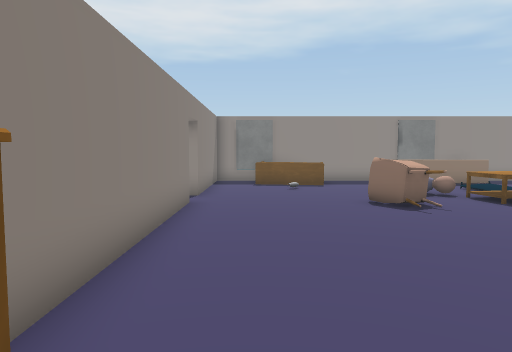
View 1 (above)

24 first-person views from a walk through a Unity game level. The camera is 1.4 m above the floor, tilts 4° down and sees 70° across. Doors are open. The floor is counted in squares, 1 m on a side. Each view is taken from the middle of a square. On the plan, view 1 faces up. The plan holds only what a view shows up to about 16 squares ahead; the rest is blank. The place goes on beyond the plan. The player character is not drawn. Some animated figures are not drawn. Some surface patterns are stand-ins.

View 2
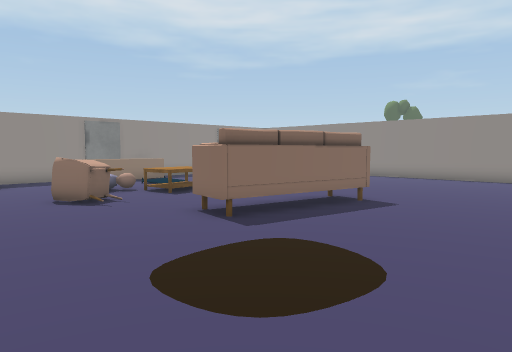

View 3
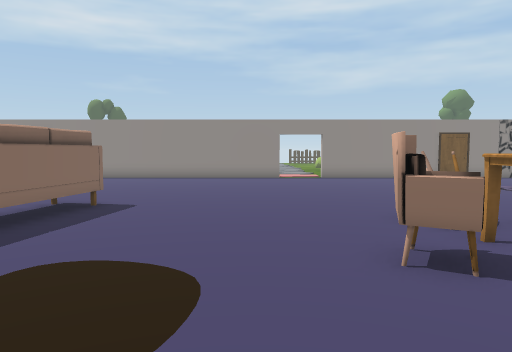

View 4
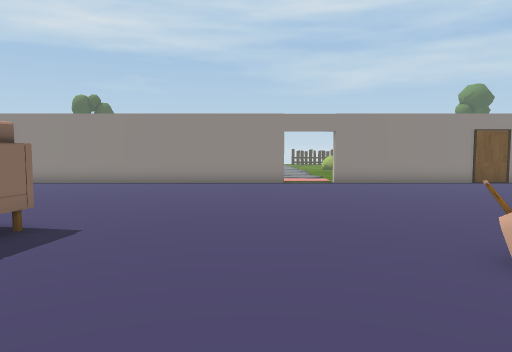

View 5
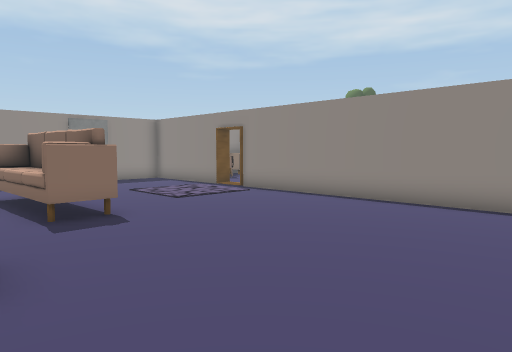

View 6
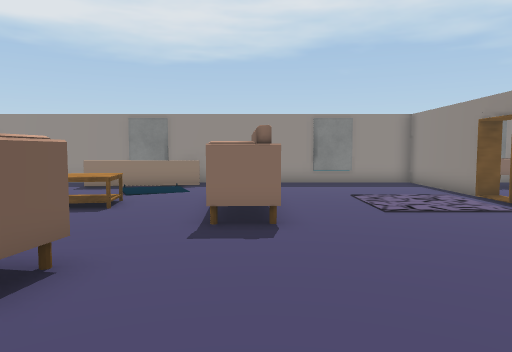

View 7
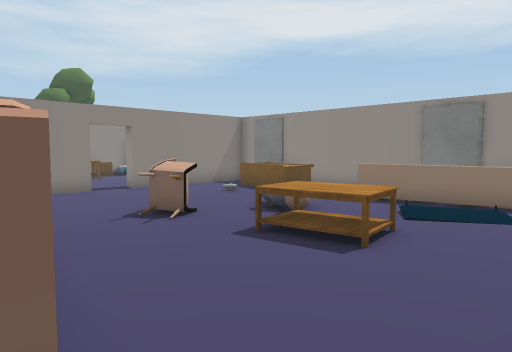

View 8
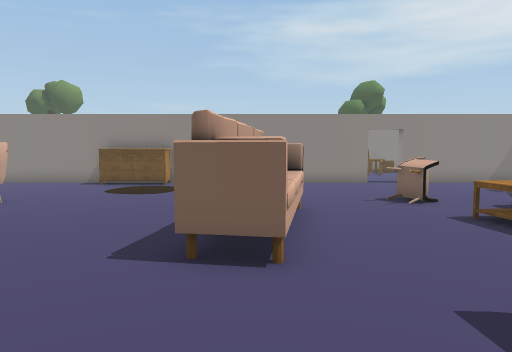

View 9
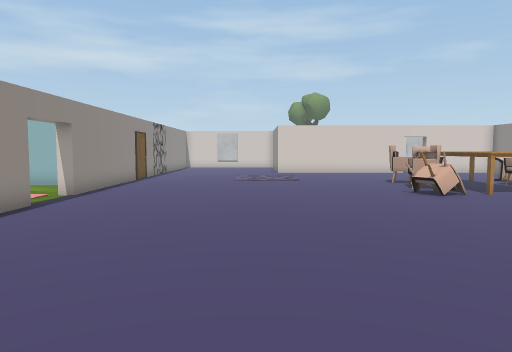

View 10
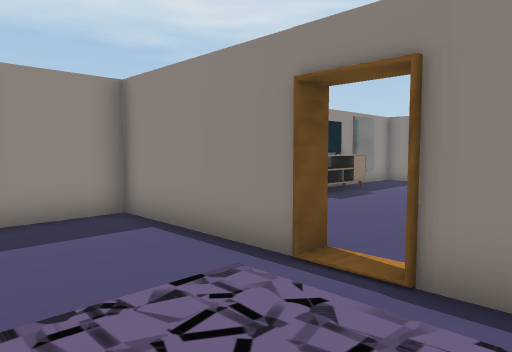

View 11
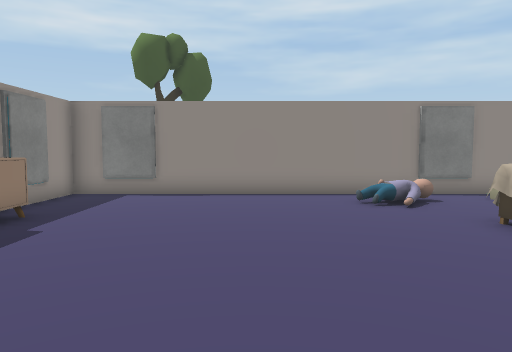

View 12
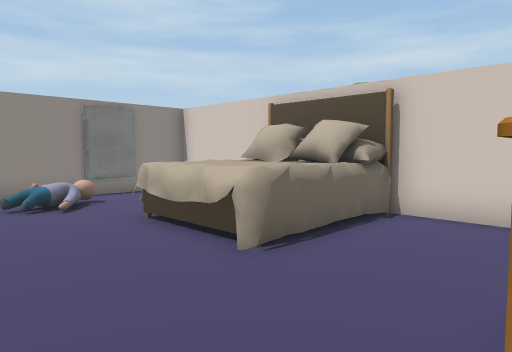

View 13
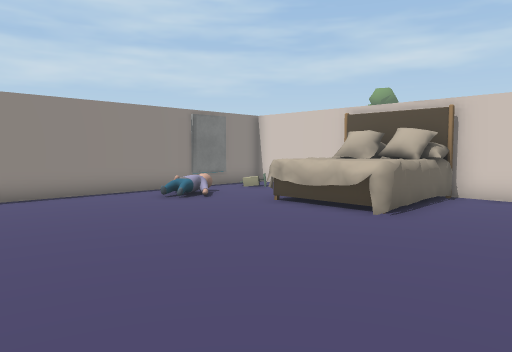

View 14
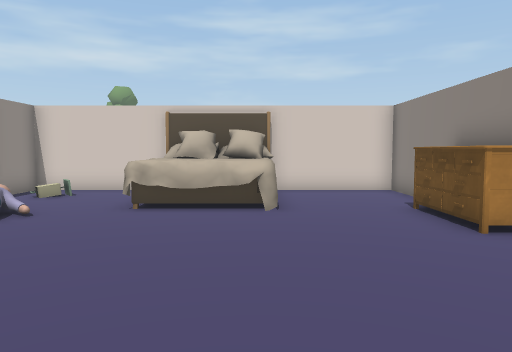

View 15
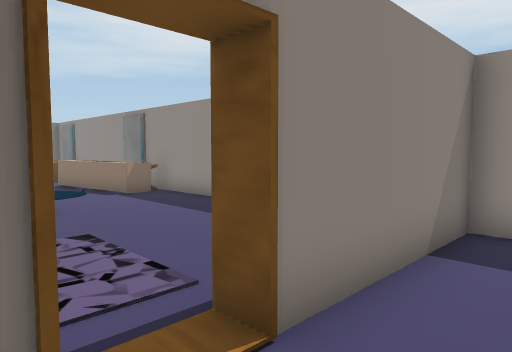

View 16
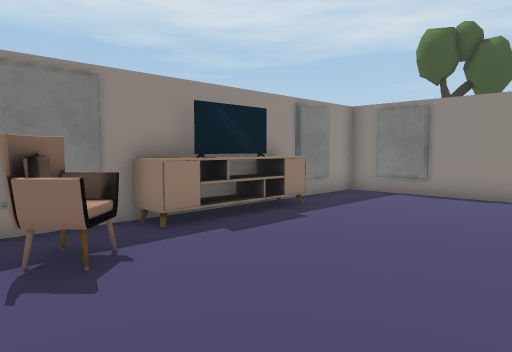

View 17
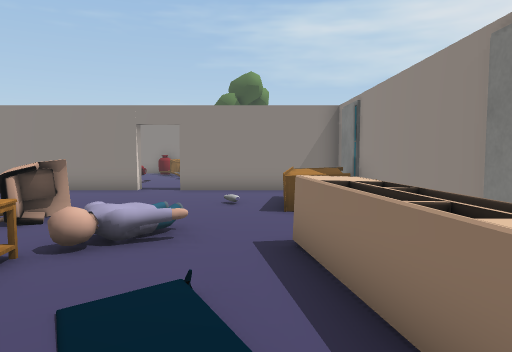

View 18
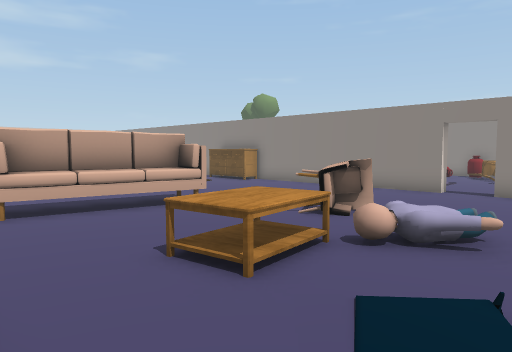

View 19
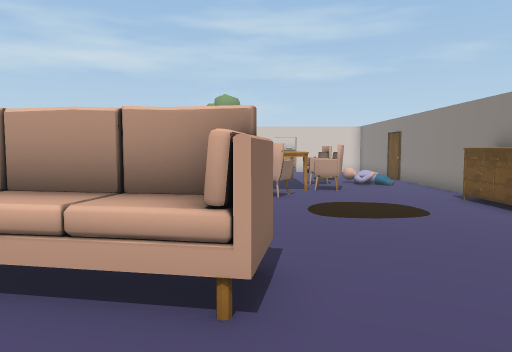

View 20
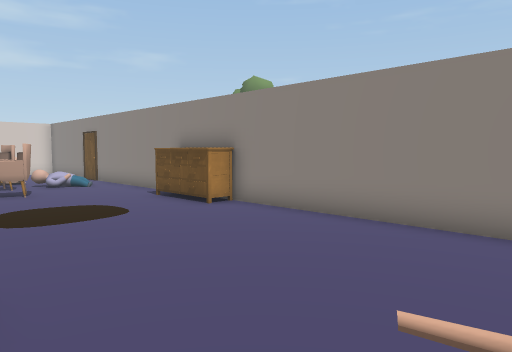

View 21
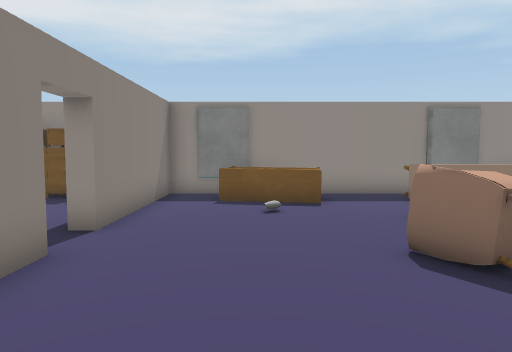

View 22
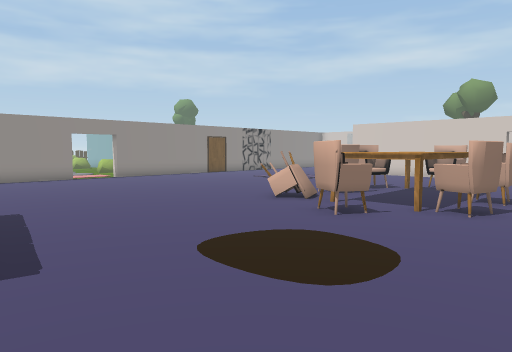

View 23
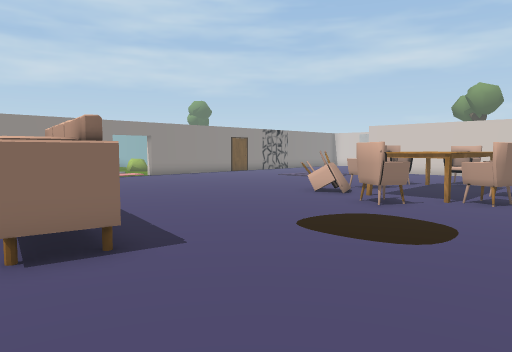

View 24
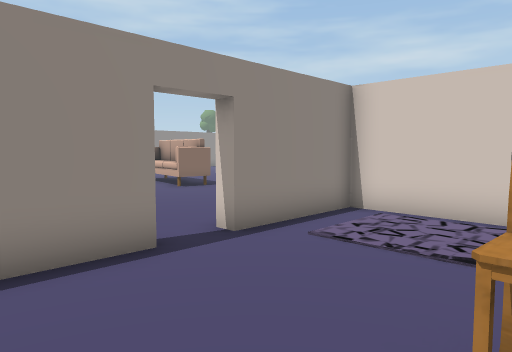

### Floor plan
Key: @ floor where view 1 was taken; # wall or solid block; . main floor; : floor 0.25 m higher than the main floor; / step, stairs or slope; D open door; T table; S sofa; A TV; C chair; O other object.
Columns run from 7 left of view 1 to 32 right of it. Each row starts with its distance up from view 1.
 17  ##  ##################################
 16  OOO #.OOOO..OOOOO........#....OAAO....#
 15   .. #.OOOO..OOOO.........#.OO.........#
 14 .  . #....................#............#
 13   ...#....................#............#
 12 C....#......O.....SS......D............#
 11 C...DD.......TTT..SS......D............#
 10 ....DD....OO..TT..SS......#............#
  9  ....#.....O......SS......#O...........#
  8  ....#............SS......#O...........#
  7  ....#....................#O.........O.#
  6  #####......SSS...........#O...OOOO..O.#
  5      #......SSSSSS........#....OOOO....#
  4      #.........SS.........#....OOOO....#
  3      #....................#....OOOO....#
  2      #.../:/..............#############
  1      #O../:/..............#
  0      #O@..................#
 -1      #O...................#
 -2      #.....OO............DD
 -3      #......T.OO.........DD.
 -4      #...OTTT.OO..........#.
 -5      #....TTT.O...........#..
 -6      #.O.OT  TO...........# ..
 -7      #. OOT   O...........####
 -8         OOT TTO...........#

Positions as (right, up) in squares from view 1, and headings:
1: (0, 0), facing up
2: (0, -1), facing up-right
3: (0, 0), facing right
4: (3, 0), facing right
5: (9, 0), facing up-right
6: (12, 1), facing up
7: (11, 5), facing up-left
8: (14, 5), facing left
9: (13, 8), facing down
10: (15, 9), facing up-right
11: (20, 11), facing right
12: (20, 10), facing down-right
13: (20, 14), facing down-right
14: (24, 15), facing down
15: (21, 10), facing up-left
16: (20, 10), facing up-right
17: (11, 14), facing left
18: (11, 14), facing down-left
19: (5, 9), facing down
20: (5, 9), facing down-left
21: (1, 5), facing up
22: (0, 5), facing down-right
23: (0, 7), facing down-right
24: (-7, 14), facing down-right
